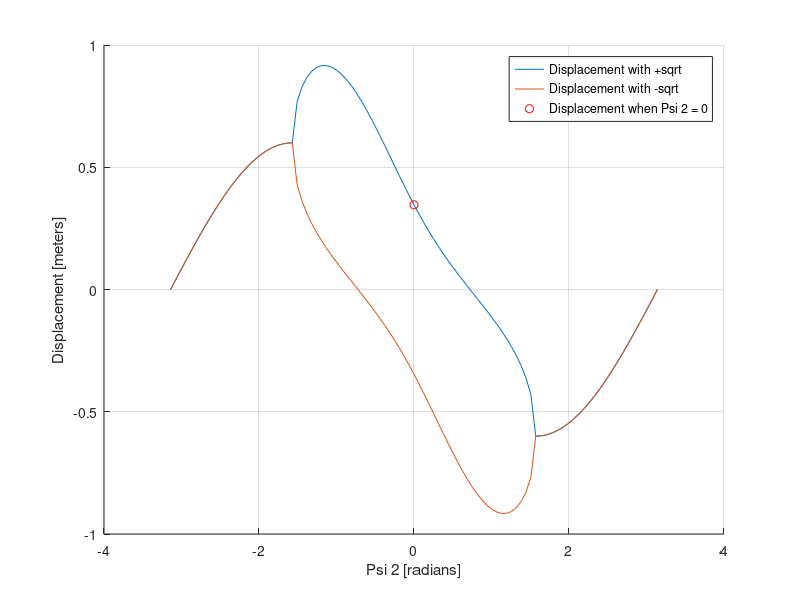

This chart was generated by the following MATLAB code: (Note: this script raises an error after producing the figure.)

%% Kinematics of box-pushing mechanism

% Knowing the dimensions of the mechanism, equations describing the
% angular velocities are developped such as to obtained the speeds found
% at the end of the mechanism that help in understanding the overall
% kinematics of the system.
% This is accomplished by solving the equations using Euler's forward 
% method as it could be solved by simple linear algebra.

clear; clc; close all;

hold on;

A=0.464;

% Displacement
Pa2=-pi:pi/50:pi;
X=(-1.2*sin(Pa2)+sqrt(((1.2*sin(Pa2)).^2-(4)*(0.36-0.48*cos(Pa2)))))/(2); 
X1=(-1.2*sin(Pa2)-sqrt(((1.2*sin(Pa2)).^2-(4)*(0.36-0.48*cos(Pa2)))))/(2); 

figure(1);
hold on;
grid;
plot(Pa2,X);
plot(Pa2,X1);
xlabel('Psi 2 [radians]');
ylabel('Displacement [meters]');
plot(0,0.3464,'or');

legend('Displacement with +sqrt','Displacement with -sqrt','Displacement when Psi 2 = 0');

%Euler's forward method
h=0.1;
P1(1)=-pi;
P2(1)=-0.23914;
SR(1)=Speed_Ratio(P1(1),P2(1));
Psi_1_dot=1; %1 rad/s
Psi_2_dot(1)=SR(1)*Psi_1_dot;
V(1)=abs(Velocity(P2(1))*Psi_2_dot(1));

N=length([P1(1):h:pi]);

for n=1:N
    P2(n+1)=P2(n)+h*(Output_Input_Relation(P1(n),P2(n)));
    P1(n+1)=P1(1)+n*h;
    SR(n+1)=Speed_Ratio(P1(n+1),P2(n+1));
    Psi_2_dot(n+1)=SR(n+1)*Psi_1_dot;
    V(n+1)=(Velocity(P2(n+1))*Psi_2_dot(n+1));
end

axis equal;

figure(2);
hold on; grid;
plot(P1,P2,'b');
plot(0,0,'or');
ylim_P2=get(gca);
xlabel('Psi 1 (Input angle) [radians]'); ylabel('Psi 2 (Output angle) [radians]');

% Displacement:
X=(-1.2*sin(P2)+sqrt(((1.2*sin(P2)).^2-(4)*(0.36-0.48*cos(P2)))))/(2);

figure(3);
hold on; grid;
plot(P2,X,'b');
ylim_P2=get(gca);
xlabel('Psi 2 [radians]'); ylabel('Displacement [meters]');
plot(0,0.3464,'or');

% Angular Speed Ratio:
figure(4);
hold on; grid; 
plot(P1,SR);
xlabel('Psi 1 [radians]'); ylabel('Speed ratio: Psi 2 dot / Psi 1 dot');

figure(5);
hold on; grid;
plot(P1,V);
xlabel('Psi 1 [radians]'); ylabel('Velocity [meters/seconds]');

function f = Output_Input_Relation(P1,P2)
A=0.464; 
f = (0.02*cos(P1)+0.01*sin(P1)+0.0224*sin(A+P2-P1))/(0.0224*sin(A+P2-P1)+0.0896*cos(A+P2)+0.0448*sin(A+P2));
end

function SR = Speed_Ratio(P1,P2)
A=0.464;
SR=(0.0224*sin(A+P2-P1)+0.1*(2*cos(P1)+sin(P1)))/(0.0896*cos(A+P2)+0.0448*sin(A+P2));
end

function V1 = Velocity(P2)
V1=(0.5.*(-1.2.*cos(P2)+((1.44.*sin(2*P2)-1.92.*sin(P2))/2.*sqrt(1.44.*(sin(P2)).^2-4.*(0.36-0.48.*cos(P2))))));
end
